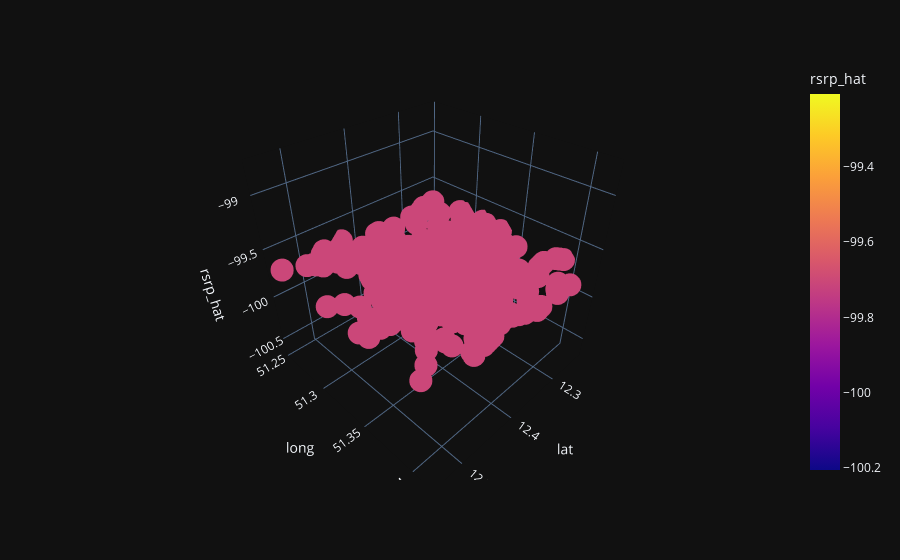

The notebook cell saved with this chart:
### Code cell
import plotly.express as ex

fig = ex.scatter_3d(pred_df.sample(1000), x="lat", y="long", z="rsrp_hat", color="rsrp_hat")
fig.show()

### Figure 1 — Plotly figure (JSON) as saved in the notebook; plotly's stock layout.template omitted (floating-point values rounded to 4 significant figures; data arrays with more than 128 entries replaced by an {"elided": "..."} marker saying what was removed)
{"data": [{"hovertemplate": "lat=%{x}<br>long=%{y}<br>rsrp_hat=%{marker.color}<extra></extra>", "legendgroup": "", "marker": {"color": {"elided": "1000 float values"}, "coloraxis": "coloraxis", "symbol": "circle"}, "mode": "markers", "name": "", "scene": "scene", "showlegend": false, "x": {"elided": "1000 float values"}, "y": {"elided": "1000 float values"}, "z": {"elided": "1000 float values"}, "type": "scatter3d"}], "layout": {"scene": {"domain": {"x": [0.0, 1.0], "y": [0.0, 1.0]}, "xaxis": {"title": {"text": "lat"}}, "yaxis": {"title": {"text": "long"}}, "zaxis": {"title": {"text": "rsrp_hat"}}}, "coloraxis": {"colorbar": {"title": {"text": "rsrp_hat"}}, "colorscale": [[0.0, "#0d0887"], [0.1111, "#46039f"], [0.2222, "#7201a8"], [0.3333, "#9c179e"], [0.4444, "#bd3786"], [0.5556, "#d8576b"], [0.6667, "#ed7953"], [0.7778, "#fb9f3a"], [0.8889, "#fdca26"], [1.0, "#f0f921"]]}, "legend": {"tracegroupgap": 0}, "margin": {"t": 60}}}
